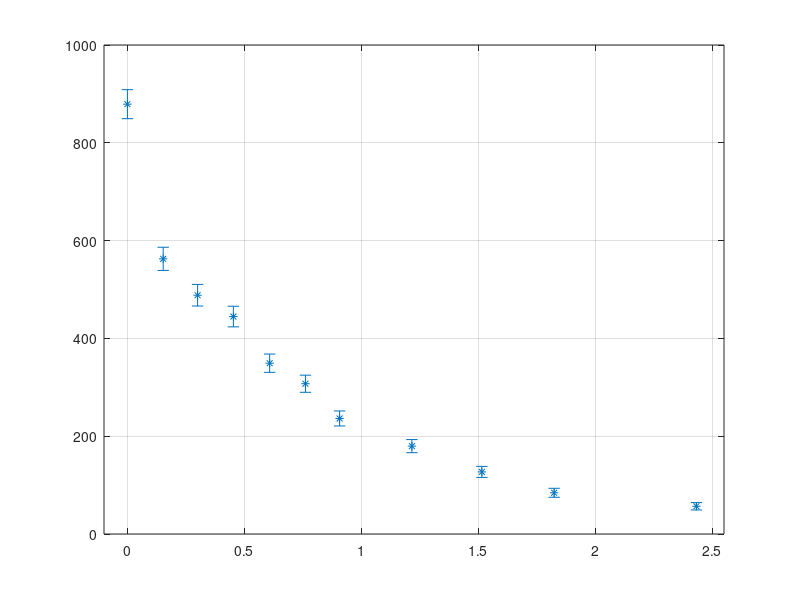

This chart was generated by the following MATLAB code:
counts= [833.7, 923.7, 879.7, 549.7, 578.7, 589.7, 490.7, 475.7, 498.7, 454.7, 430.7, 448.7, 359.7, 348.7, 339.7, 316.7, ...
        291.7, 313.7, 225.7, 250.7, 232.7, 196.7, 168.7, 173.7, 134.7, 122.7, 123.7, 76.7, 95.7, 80.7 ,53.7, 42.7, 73.7];
x=      [0, 0, 0, 0.153, 0.153, 0.153, 0.3, 0.3, 0.3, 0.453, 0.453, 0.453, 0.608, 0.608, 0.608, 0.761, 0.761, 0.761, ...
        0.907, 0.907, 0.907, 1.216, 1.216, 1.216, 1.515, 1.515, 1.515, 1.824, 1.824, 1.824, 2.432, 2.432, 2.432];
xerr=   [0, 0.153, 0.3, 0.453, 0.608, 0.761, 0.907, 1.216, 1.515, 1.824, 2.432];
err=    [29.65, 23.72, 22.1, 21.09, 18.69, 17.53, 15.37, 13.41, 11.27, 9.18, 7.53];
meancts=[879, 562.7, 488.3, 444.7, 349.3, 307.3, 236.3, 179.7, 127, 84.3, 56.7];

   ln_counts=log(counts);
   errorbar(xerr,meancts,err,'*')
   grid on
   axis([-0.1 2.55 0 1000])